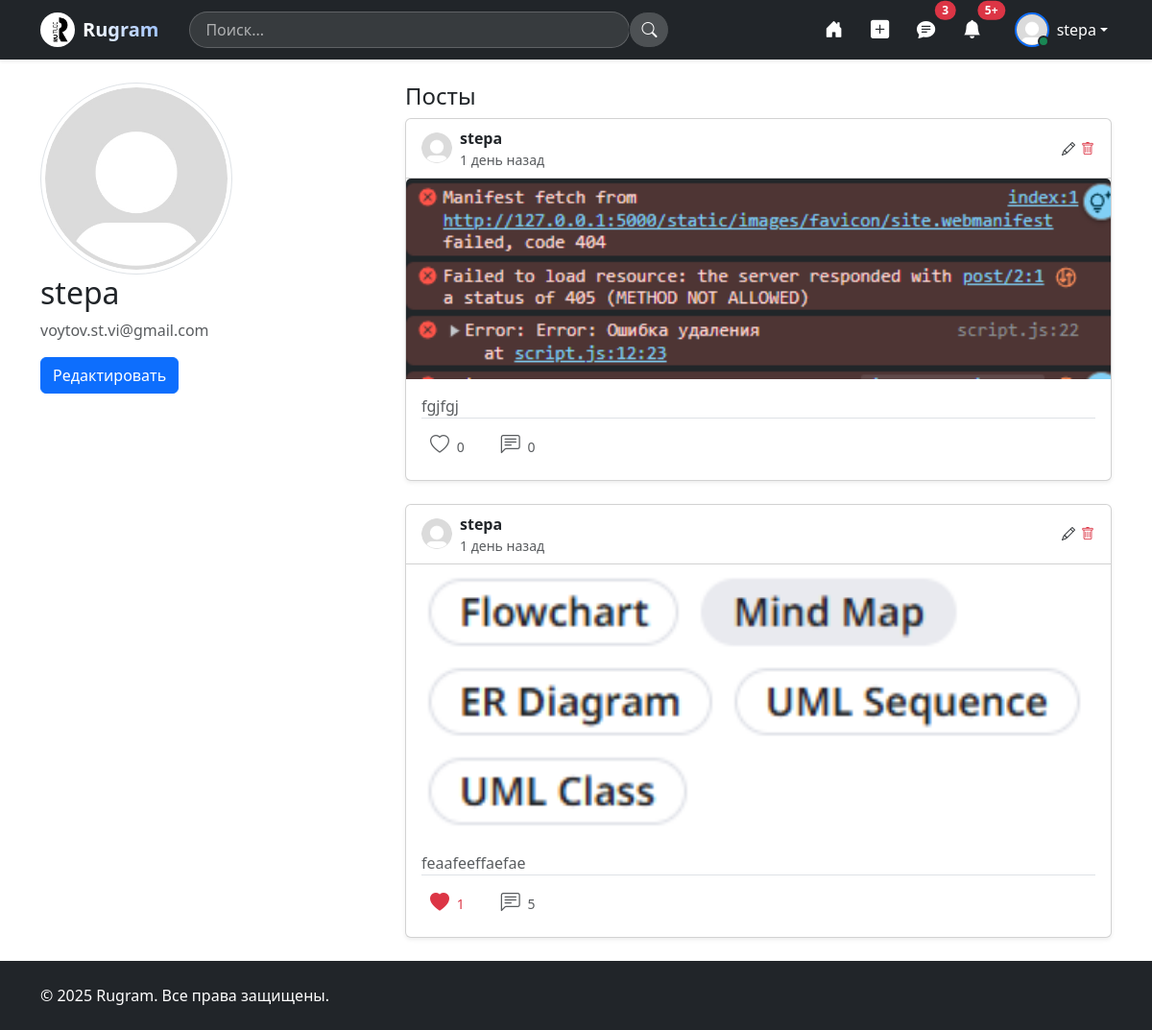
Screenshot of /profile/1 (signed in) with the database file from the repository.
### app/models.py (models this page shows, shortened)
class User(db.Model, UserMixin):
    __tablename__ = 'users'
    id: Mapped[int] = mapped_column(primary_key=True, autoincrement=True)
    username: Mapped[str] = mapped_column(index=True, unique=True)
    email: Mapped[str] = mapped_column(index=True, unique=True)
    hashed_password: Mapped[str] = mapped_column()
    created_date: Mapped[datetime.datetime] = mapped_column(DateTime, default=datetime.datetime.utcnow)
    name: Mapped[str] = mapped_column(nullable=True)
    surname: Mapped[str] = mapped_column(nullable=True)
    birthdate: Mapped[str] = mapped_column(nullable=True)
    profile_image: Mapped[str] = mapped_column(nullable=True, default='default_profile_image.jpg')
    description: Mapped[str] = mapped_column(nullable=True)
    posts: Mapped[list["Post"]] = relationship(back_populates='author')
    likes: Mapped[list["Like"]] = relationship(back_populates='user')
    comments: Mapped[list['Comment']] = relationship(back_populates='author')
    def get_id(self):
        return str(self.id)

class Post(db.Model):
    __tablename__ = 'posts'
    id: Mapped[int] = mapped_column(primary_key=True, autoincrement=True)
    image: Mapped[str] = mapped_column(nullable=True)
    text: Mapped[str] = mapped_column()
    created_date: Mapped[datetime.datetime] = mapped_column(DateTime, default=datetime.datetime.utcnow)
    likes_count: Mapped[int] = mapped_column(default=0)
    comments_count: Mapped[int] = mapped_column(default=0)
    is_deleted: Mapped[bool] = mapped_column(default=False)
    author_id: Mapped[int] = mapped_column(db.ForeignKey('users.id'))
    author: Mapped["User"] = relationship(back_populates='posts')
    likes: Mapped[list['Like']] = relationship(back_populates='post')
    comments: Mapped[list['Comment']] = relationship(back_populates='post')
    def is_liked_by(self, user):
        if not user.is_authenticated:
            return False
        return Like.query.filter_by(
            user_id=user.id,
            post_id=self.id
        ).first() is not None

### app/routes.py (the view)
@main_bp.route('/profile/<user_id_or_username>')
def profile(user_id_or_username):
    if user_id_or_username.isdigit():
        user = User.query.filter(User.id == int(user_id_or_username)).first()
    else:
        user = User.query.filter(User.username == user_id_or_username).first()
    if user:
        return render_template('main/profile.html', user=user)
    return abort(404, description='Такого пользователя не существует')

### app/__init__.py (called while the page is built)
@login_manager.user_loader
def load_user(user_id):
    return User.query.get(user_id)

### app/templates/main/profile.html (shortened to what this page needs)
{% extends "base.html" %}
{% block content %}
<div class="container mt-4">
    <div class="row">
        <div class="col-md-4">
            <img src="{{ url_for('static', filename='uploads/profile_images/' + user.profile_image) }}"
                 class="rounded-circle img-thumbnail" width="200">
            <h2>{{ user.username }}</h2>
            <p class="text-muted">{{ user.email }}</p>
            {% if current_user == user %}
            <a href="{{ url_for('main.edit_profile') }}" class="btn btn-primary">Редактировать</a>
            {% endif %}
        </div>
        <div class="col-md-8">
            <h4>Посты</h4>
            {% for post in user.posts %}
            {% if not post.is_deleted %}
            <div class="card mb-4 shadow-sm post-card">
                <div class="card-header bg-transparent d-flex align-items-center justify-content-between">
                    <div class="d-flex align-items-center">
                        <img src="{{ url_for('static', filename='uploads/profile_images/' + post.author.profile_image) if post.author.profile_image else url_for('static', filename='default-profile.png') }}"
                             class="rounded-circle me-2"
                             width="32"
                             height="32"
                             alt="{{ post.author.username }}">
                        <div>
                            <strong>{{ post.author.username }}</strong>
                            <small class="text-muted d-block">{{ post.created_date|time_ago }}</small>
                        </div>
                    </div>
                    {% if current_user.is_authenticated and (current_user == post.author) %}
                    <div class="d-inline-flex align-items-center gap-1">
                        <a href="{{ url_for('posts.edit_post', post_id=post.id) }}" class="btn btn-sm p-0"
                           title="Редактировать">
                            <i class="bi bi-pencil"></i>
                        </a>
                        <button class="btn btn-sm p-0 text-danger" onclick="deletePost({{ post.id }})" title="Удалить">
                            <i class="bi bi-trash"></i>
                        </button>
                    </div>
                    {% endif %}
                </div>
                <a href="{{ url_for('posts.post', post_id=post.id) }}">
                    {% if post.image %}
                    <img src="{{ url_for('static', filename='uploads/posts/' + post.image) }}"
                         class="card-img-top post-image"
                         loading="lazy">
                    {% endif %}
                </a>
                <div class="card-body">
                    <a href="{{ url_for('posts.post', post_id=post.id) }}" class="text-decoration-none text-dark">
                        <p class="card-text text-muted">{{ post.text|truncate(200) }}</p>
                    </a>
                    <div class="post-actions border-top pt-2">
                        <button class="btn btn-sm like-btn {% if post.is_liked_by(current_user) %}text-danger{% else %}text-muted{% endif %}"
                                data-post-id="{{ post.id }}"
                                data-liked="{{ 'true' if post.is_liked_by(current_user) else 'false' }}">
                            <i class="bi {% if post.is_liked_by(current_user) %}bi-heart-fill{% else %}bi-heart{% endif %} fs-5"></i>
                            <span class="like-count ms-1">{{ post.likes_count }}</span>
                        </button>
                        <a href="{{ url_for('posts.post', post_id=post.id) }}#comments"
                           class="btn btn-sm text-muted ms-3">
                            <i class="bi bi-chat-left-text fs-5"></i>
                            <span class="ms-1">{{ post.comments_count }}</span>
                        </a>
                    </div>
                </div>
            </div>
            {% endif %}
            {% else %}
            <div class="alert alert-info text-center py-4">
                <i class="bi bi-info-circle fs-4"></i>
                <p class="mt-2 mb-0">Постов пока нет.</p>
            </div>
            {% endfor %}
        </div>
    </div>
</div>
{% endblock %}

### app/templates/base.html (shortened to what this page needs)
<!DOCTYPE html>
<html lang="ru">
<head>
    <link href="https://cdn.jsdelivr.net/npm/bootstrap@5.3.3/dist/css/bootstrap.min.css" rel="stylesheet">
    <link rel="stylesheet" href="https://cdn.jsdelivr.net/npm/bootstrap-icons@1.11.1/font/bootstrap-icons.css">
    <link rel="stylesheet" href="{{ url_for('static', filename='css/style.css') }}">
</head>
<body class="d-flex flex-column min-vh-100">
<header class="navbar navbar-expand-lg navbar-dark bg-dark sticky-top shadow-sm">
    <div class="container">
        <a class="navbar-brand d-flex align-items-center fw-bold" href="{{ url_for('main.index') }}">
            <img src="{{ url_for('static', filename='images/logo.png') }}" width="36" height="36" class="me-2 rounded-circle" alt="Rugram Logo">
            <span class="gradient-text">Rugram</span>
        </a>
        <div class="collapse navbar-collapse" id="navbarContent">
            <form class="d-flex mx-lg-3 my-2 my-lg-0 flex-grow-1" action="" method="GET">
                <div class="input-group search-group">
                    <input type="search" class="form-control rounded-pill ps-3" placeholder="Поиск..." name="q">
                    <button class="btn btn-dark rounded-pill" type="submit">
                        <i class="bi bi-search"></i>
                    </button>
                </div>
            </form>
            <ul class="navbar-nav nav-icons mx-auto mx-lg-0">
                <li class="nav-item mx-1">
                    <a class="nav-link position-relative" href="{{ url_for('main.index') }}" title="Главная">
                        <i class="bi bi-house-door-fill icon-nav"></i>
                        <span class="nav-indicator"></span>
                    </a>
                </li>
                <li class="nav-item mx-1">
                    <a class="nav-link position-relative" href="{{ url_for('posts.create_post') }}" title="Создать">
                        <i class="bi bi-plus-square-fill icon-nav"></i>
                        <span class="nav-indicator"></span>
                    </a>
                </li>
                <li class="nav-item mx-1">
                    <a class="nav-link position-relative" href="" title="Сообщения">
                        <i class="bi bi-chat-text-fill icon-nav"></i>
                        <span class="nav-indicator"></span>
                        <span class="position-absolute top-0 start-100 translate-middle badge rounded-pill bg-danger">3</span>
                    </a>
                </li>
                <li class="nav-item mx-1">
                    <a class="nav-link position-relative" href="" title="Уведомления">
                        <i class="bi bi-bell-fill icon-nav"></i>
                        <span class="nav-indicator"></span>
                        <span class="position-absolute top-0 start-100 translate-middle badge rounded-pill bg-danger">5+</span>
                    </a>
                </li>
            </ul>
            {% if current_user.is_authenticated %}
            <div class="dropdown ms-lg-3">
                <a href="#" class="d-flex align-items-center text-white text-decoration-none dropdown-toggle p-1 rounded" id="userDropdown" data-bs-toggle="dropdown" aria-expanded="false">
                    <div class="position-relative">
                        <img src="{{ url_for('static', filename='uploads/profile_images/' + current_user.profile_image) }}" alt="Аватар" width="36" height="36" class="rounded-circle border border-2 border-primary object-fit-cover">
                        <span class="position-absolute bottom-0 end-0 p-1 bg-success rounded-circle border border-2 border-dark"></span>
                    </div>
                    <span class="ms-2 d-none d-lg-inline">{{ current_user.username }}</span>
                </a>
            </div>
            {% else %}
            <div class="d-flex ms-lg-3">
                <a class="btn btn-outline-light rounded-pill me-2" href="{{ url_for('auth.login') }}">Войти</a>
                <a class="btn btn-primary rounded-pill" href="{{ url_for('auth.register') }}">Регистрация</a>
            </div>
            {% endif %}
        </div>
    </div>
</header>
<main class="flex-grow-1">
    {% block content %}{% endblock %}
</main>
<footer class="bg-dark text-white py-4 mt-auto">
    <div class="container">
        <div class="mt-0">
            <p class="mb-0">&copy; 2025 Rugram. Все права защищены.</p>
        </div>
    </div>
</footer>
</body>
</html>

### app/static/css/style.css (style rules this page uses)
.gradient-text { background: linear-gradient(to right, #fff, #a1c4fd); -webkit-background-clip: text; background-clip: text; color: transparent; }
.search-group { max-width: 500px; }
.search-group .form-control { background: rgba(255, 255, 255, 0.1); border: 1px solid rgba(255, 255, 255, 0.2); color: white; }
.search-group .form-control::placeholder { color: rgba(255, 255, 255, 0.6); }
.search-group .btn { background: rgba(255, 255, 255, 0.2); color: white; }
.nav-icons .nav-link { padding: 0.5rem; border-radius: 50%; width: 40px; height: 40px; display: flex; align-items: center; justify-content: center; transition: all 0.3s ease; }
.icon-nav { font-size: 1.2rem; color: white; transition: all 0.3s ease; }
.nav-indicator { position: absolute; bottom: 0; left: 50%; transform: translateX(-50%); width: 4px; height: 4px; background: transparent; border-radius: 50%; transition: all 0.3s ease; }
.object-fit-cover { object-fit: cover; }

### rows the page displays
User: profile_image (placeholder picture), username "stepa", email "voytov.st.vi@gmail.com"
Post: profile_image (placeholder picture), author.username "stepa", created_date "1 день назад", image (picture), text "fgjfgj", likes_count "0", comments_count "0"
Post: profile_image (placeholder picture), author.username "stepa", created_date "1 день назад", image (picture), text "feaafeeffaefae", likes_count "1", comments_count "5"
